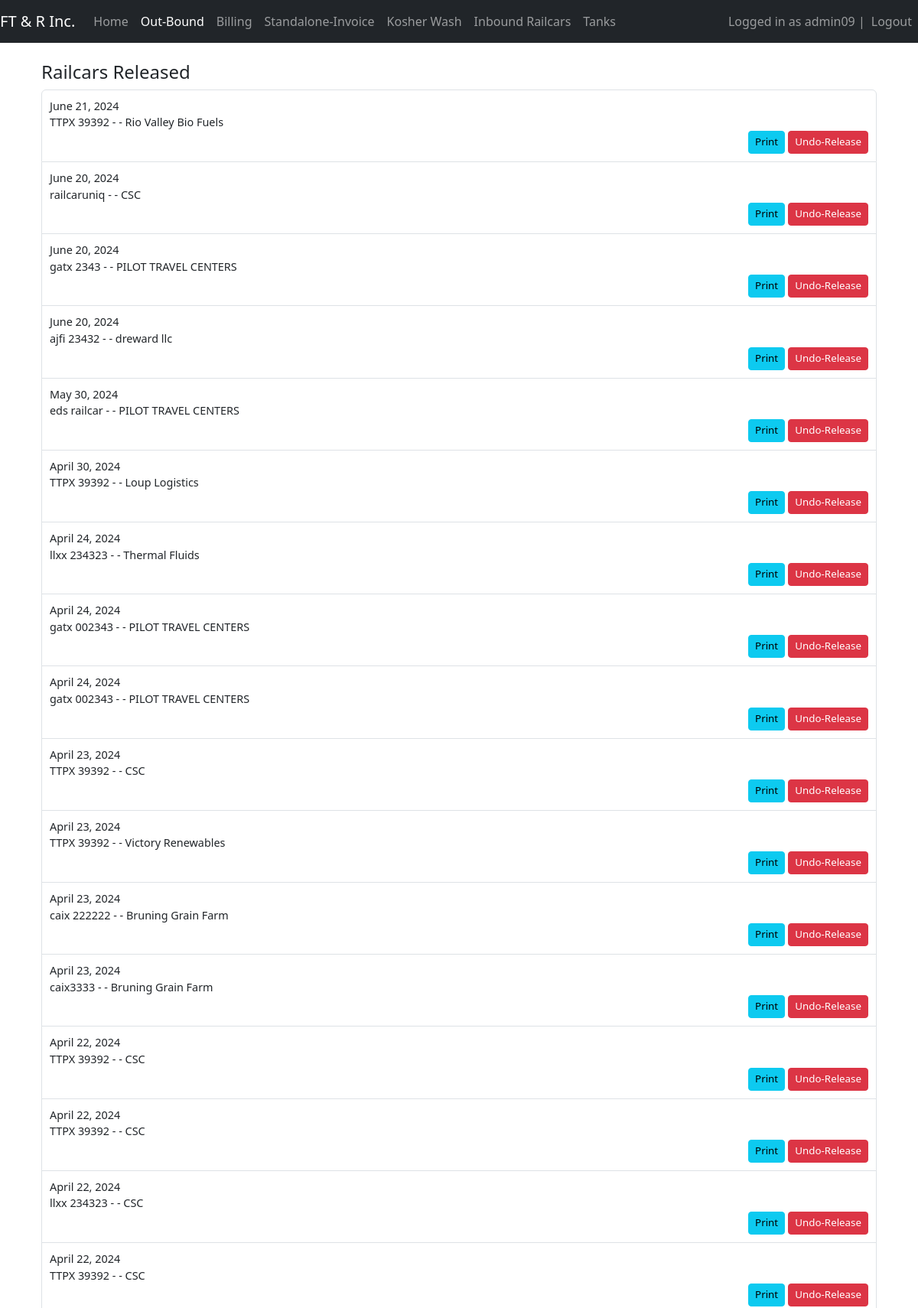
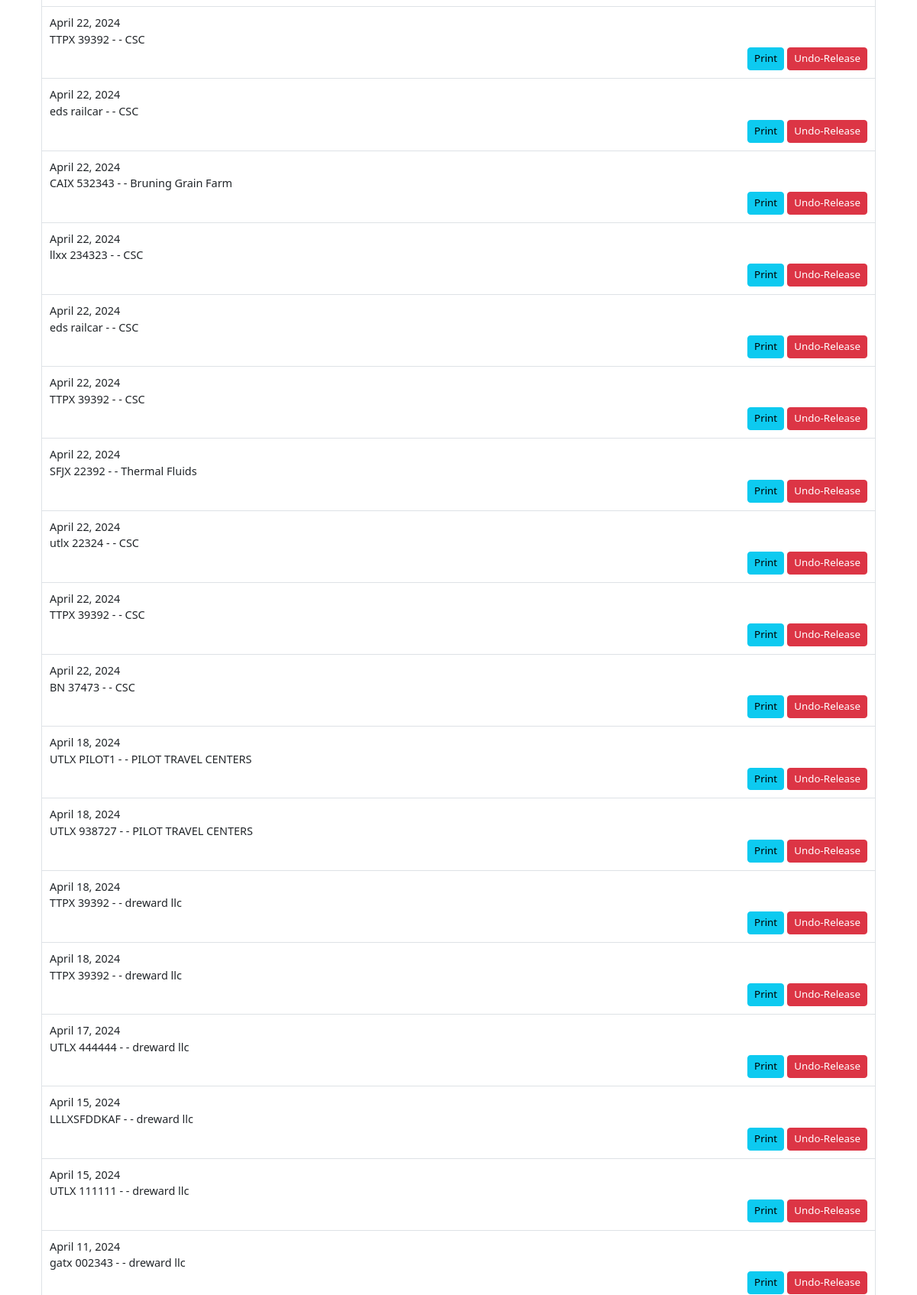
Page /outbound/ (signed in, upper part) on the committed database (2 pictures, top to bottom).
### myapp/models.py (models this page shows, shortened)
class Railcar(models.Model):
    railcar_number = models.CharField(max_length=11)
    received_date = models.DateField()
    released_date = models.DateField(null=True, blank=True)
    released_timestamp = models.DateTimeField(null=True, blank=True)  # New field
    left_yard_date = models.DateField(null=True, blank=True)
    is_released = models.BooleanField(default=False)
    customer = models.ForeignKey(Customer, on_delete=models.CASCADE)
    track = models.CharField(max_length=14, default='Default Track')
    net_weight = models.FloatField(null=True, blank=True)
    total_weight = models.FloatField(null=True, blank=True)

class Customer(models.Model):
    name = models.CharField(max_length=100)
    customer_address = models.CharField(max_length=255, null=True)
    customer_contact = models.CharField(max_length=255, null=True)
    entrance_fee = models.DecimalField(max_digits=10, decimal_places=2)
    demurrage_rate = models.DecimalField(max_digits=10, decimal_places=2, default=0.0)
    demurrage_free_days = models.PositiveIntegerField(default=0)
    contact_email = models.EmailField(max_length=254, blank=True, null=True)
    rate_per_pound = models.DecimalField(max_digits=5, decimal_places=2, default=0.00)

### myapp/views.py (the view)
# urls.py: path('outbound/',views.outbound,name='outbound'),
@permission_required('myapp.view_railcar', login_url='/login/')
@login_required(login_url="/login")
def outbound(request):
    railcars = Railcar.objects.filter(is_released=True).order_by('-released_timestamp')
    invoices = Invoice.objects.filter(railcar_id=OuterRef('pk'))
    railcars = railcars.annotate(has_invoice=Exists(invoices))
    return render(request, 'main/outbound.html', {'railcars': railcars})

### myapp/templates/main/outbound.html (shortened to what this page needs)
{% extends 'main/base.html' %}
{% block content %}
    <div class="container">
        <h2 style="font-size: 1.5em;">Railcars Released</h2>
        {% if railcars %}
            <ul class="list-group">
                {% for railcar in railcars %}
                    {% if railcar.is_released %}
                        <li class="list-group-item" style="padding: 10px;">
                            <div style="font-size: 0.9em;">
                                <div>{{ railcar.released_date }}</div>
                                <div>{{ railcar.railcar_number }} - - {{ railcar.customer.name }}</div>
                            </div>
                            <span class="float-end">
                                <a href="{% url 'printable_railcar' pk=railcar.pk %}" class="btn btn-info btn-sm" style="font-size: smaller;">Print</a>
                                {% if request.user.is_superuser %}
                                    <a href="{% url 'undo_release_railcar' pk=railcar.pk %}" class="btn btn-danger btn-sm" style="font-size: smaller;">Undo-Release</a>
                                {% endif %}
                            </span>
                        </li>
                    {% endif %}
                {% endfor %}
            </ul>
        {% else %}
            <p>No railcars in the yard.</p>
        {% endif %}
    </div>
{% endblock %}

### myapp/templates/main/base.html (shortened to what this page needs)
{% load static %}
<!DOCTYPE html>
<html lang="en">
<head>
    <link href="https://cdn.jsdelivr.net/npm/bootstrap@5.3.2/dist/css/bootstrap.min.css"
        rel="stylesheet"
>
</head>
<body>
<nav class="navbar navbar-expand-lg navbar-dark bg-dark">
    <a class="navbar-brand" href="{% url 'home' %}"> FT & R Inc. </a>
    <div class="collapse navbar-collapse" id="navbarNav">
        <ul class="navbar-nav">
            <li class="nav-item {% if request.resolver_match.url_name == 'home' %}active{% endif %}">
                <a class="nav-link" href="{% url 'home' %}"> Home </a>
            </li>
            {% if perms.myapp.view_railcar %}
            <li class="nav-item {% if request.resolver_match.url_name == 'outbound' %}active{% endif %}">
                <a class="nav-link" href="{% url 'outbound' %}"> Out-Bound </a>
            </li>
            {% endif %}
            {% if perms.myapp.change_invoice %}
            <li class="nav-item {% if request.resolver_match.url_name == 'billing' %}active{% endif %}">
                <a class="nav-link" href="{% url 'billing' %}"> Billing </a>
            </li>
            {% endif %}
            {% if perms.myapp.change_invoice %}
            <li class="nav-item {% if request.resolver_match.url_name == 'create_standalone_invoice' %}active{% endif %}">
                <a class="nav-link" href="{% url 'create_standalone_invoice' %}"> Standalone-Invoice </a>
            </li>
            {% endif %}
            <li class="nav-item {% if request.resolver_match.url_name == 'kosher_wash_list' %}active{% endif %}">
                <a class="nav-link" href="{% url 'kosher_wash_list' %}"> Kosher Wash </a>
            </li>
            <li class="nav-item {% if request.resolver_match.url_name == 'inbound_railcar_list' %}active{% endif %}">
                <a class="nav-link" href="{% url 'inbound_railcar_list' %}"> Inbound Railcars </a>
            </li>
            <li class="nav-item {% if request.resolver_match.url_name == 'view_all_tanks' %}active{% endif %}">
                <a class="nav-link" href="{% url 'view_all_tanks' %}"> Tanks </a>
        </ul>
    </div>
    <div class="ml-auto">
        <ul class="navbar-nav">
            {% if user.is_authenticated %}
            <span class="navbar-text"> Logged in as {{user.username}} | </span>
            <li class="nav-item">
                <a class="nav-link" href="/logout">Logout</a>
            </li>
            {% else %}
            <li class="nav-item">
                <a class="nav-link" href="/login">Login</a>
            </li>
            {% endif %}
        </ul>
    </div>
</nav>
<div class="container mt-4">
    {% block content %}
    {% endblock %}
</div>
</body>
</html>

### myapp/templates/main/base.html (style rules this page uses)
.nav-item.active .nav-link { color: #ffffff; }

### rows in the picture
Railcar: released_date "June 21, 2024", railcar_number "TTPX 39392", customer.name "Rio Valley Bio Fuels"
Railcar: released_date "June 20, 2024", railcar_number "railcaruniq", customer.name "CSC"
Railcar: released_date "June 20, 2024", railcar_number "gatx 2343", customer.name "PILOT TRAVEL CENTERS"
Railcar: released_date "June 20, 2024", railcar_number "ajfi 23432", customer.name "dreward llc"
Railcar: released_date "May 30, 2024", railcar_number "eds railcar", customer.name "PILOT TRAVEL CENTERS"
Railcar: released_date "April 30, 2024", railcar_number "TTPX 39392", customer.name "Loup Logistics"
Railcar: released_date "April 24, 2024", railcar_number "llxx 234323", customer.name "Thermal Fluids"
Railcar: released_date "April 24, 2024", railcar_number "gatx 002343", customer.name "PILOT TRAVEL CENTERS"
Railcar: released_date "April 24, 2024", railcar_number "gatx 002343", customer.name "PILOT TRAVEL CENTERS"
Railcar: released_date "April 23, 2024", railcar_number "TTPX 39392", customer.name "CSC"
Railcar: released_date "April 23, 2024", railcar_number "TTPX 39392", customer.name "Victory Renewables"
Railcar: released_date "April 23, 2024", railcar_number "caix 222222", customer.name "Bruning Grain Farm"
Railcar: released_date "April 23, 2024", railcar_number "caix3333", customer.name "Bruning Grain Farm"
Railcar: released_date "April 22, 2024", railcar_number "TTPX 39392", customer.name "CSC"
Railcar: released_date "April 22, 2024", railcar_number "TTPX 39392", customer.name "CSC"
Railcar: released_date "April 22, 2024", railcar_number "llxx 234323", customer.name "CSC"
Railcar: released_date "April 22, 2024", railcar_number "TTPX 39392", customer.name "CSC"
Railcar: released_date "April 22, 2024", railcar_number "TTPX 39392", customer.name "CSC"
Railcar: released_date "April 22, 2024", railcar_number "eds railcar", customer.name "CSC"
Railcar: released_date "April 22, 2024", railcar_number "CAIX 532343", customer.name "Bruning Grain Farm"
Railcar: released_date "April 22, 2024", railcar_number "llxx 234323", customer.name "CSC"
Railcar: released_date "April 22, 2024", railcar_number "eds railcar", customer.name "CSC"
Railcar: released_date "April 22, 2024", railcar_number "TTPX 39392", customer.name "CSC"
Railcar: released_date "April 22, 2024", railcar_number "SFJX 22392", customer.name "Thermal Fluids"
Railcar: released_date "April 22, 2024", railcar_number "utlx 22324", customer.name "CSC"
Railcar: released_date "April 22, 2024", railcar_number "TTPX 39392", customer.name "CSC"
Railcar: released_date "April 22, 2024", railcar_number "BN 37473", customer.name "CSC"
Railcar: released_date "April 18, 2024", railcar_number "UTLX PILOT1", customer.name "PILOT TRAVEL CENTERS"
Railcar: released_date "April 18, 2024", railcar_number "UTLX 938727", customer.name "PILOT TRAVEL CENTERS"
Railcar: released_date "April 18, 2024", railcar_number "TTPX 39392", customer.name "dreward llc"
Railcar: released_date "April 18, 2024", railcar_number "TTPX 39392", customer.name "dreward llc"
Railcar: released_date "April 17, 2024", railcar_number "UTLX 444444", customer.name "dreward llc"
Railcar: released_date "April 15, 2024", railcar_number "LLLXSFDDKAF", customer.name "dreward llc"
Railcar: released_date "April 15, 2024", railcar_number "UTLX 111111", customer.name "dreward llc"
Railcar: released_date "April 11, 2024", railcar_number "gatx 002343", customer.name "dreward llc"

### other values in the picture
{{ user.username }} "admin09"
